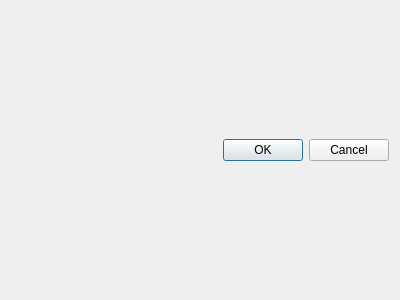
<?xml version="1.0" encoding="UTF-8"?>
<ui version="4.0">
 <class>Dialog</class>
 <widget class="QDialog" name="Dialog">
  <property name="geometry">
   <rect>
    <x>0</x>
    <y>0</y>
    <width>400</width>
    <height>300</height>
   </rect>
  </property>
  <property name="windowTitle">
   <string>Ban word</string>
  </property>
  <layout class="QVBoxLayout" name="verticalLayout">
   <item>
    <widget class="QDialogButtonBox" name="buttonBox">
     <property name="orientation">
      <enum>Qt::Horizontal</enum>
     </property>
     <property name="standardButtons">
      <set>QDialogButtonBox::Cancel|QDialogButtonBox::Ok</set>
     </property>
    </widget>
   </item>
  </layout>
 </widget>
 <resources/>
 <connections>
  <connection>
   <sender>buttonBox</sender>
   <signal>accepted()</signal>
   <receiver>Dialog</receiver>
   <slot>accept()</slot>
   <hints>
    <hint type="sourcelabel">
     <x>248</x>
     <y>254</y>
    </hint>
    <hint type="destinationlabel">
     <x>157</x>
     <y>274</y>
    </hint>
   </hints>
  </connection>
  <connection>
   <sender>buttonBox</sender>
   <signal>rejected()</signal>
   <receiver>Dialog</receiver>
   <slot>reject()</slot>
   <hints>
    <hint type="sourcelabel">
     <x>316</x>
     <y>260</y>
    </hint>
    <hint type="destinationlabel">
     <x>286</x>
     <y>274</y>
    </hint>
   </hints>
  </connection>
 </connections>
</ui>
